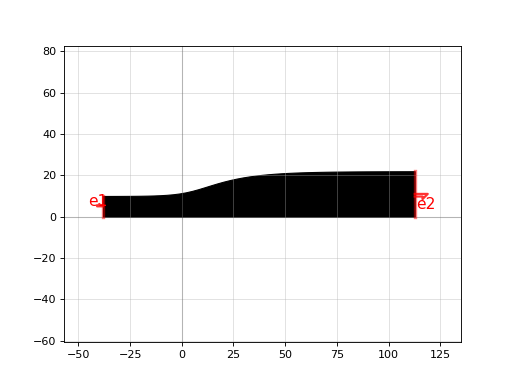

Generate this figure with Python:
import gdsfactory as gf

c = gf.components.optimal_step(start_width=10, end_width=22, num_pts=50, width_tol=0.001, anticrowding_factor=1.2, symmetric=False, layer=[1, 0])
c.plot()
